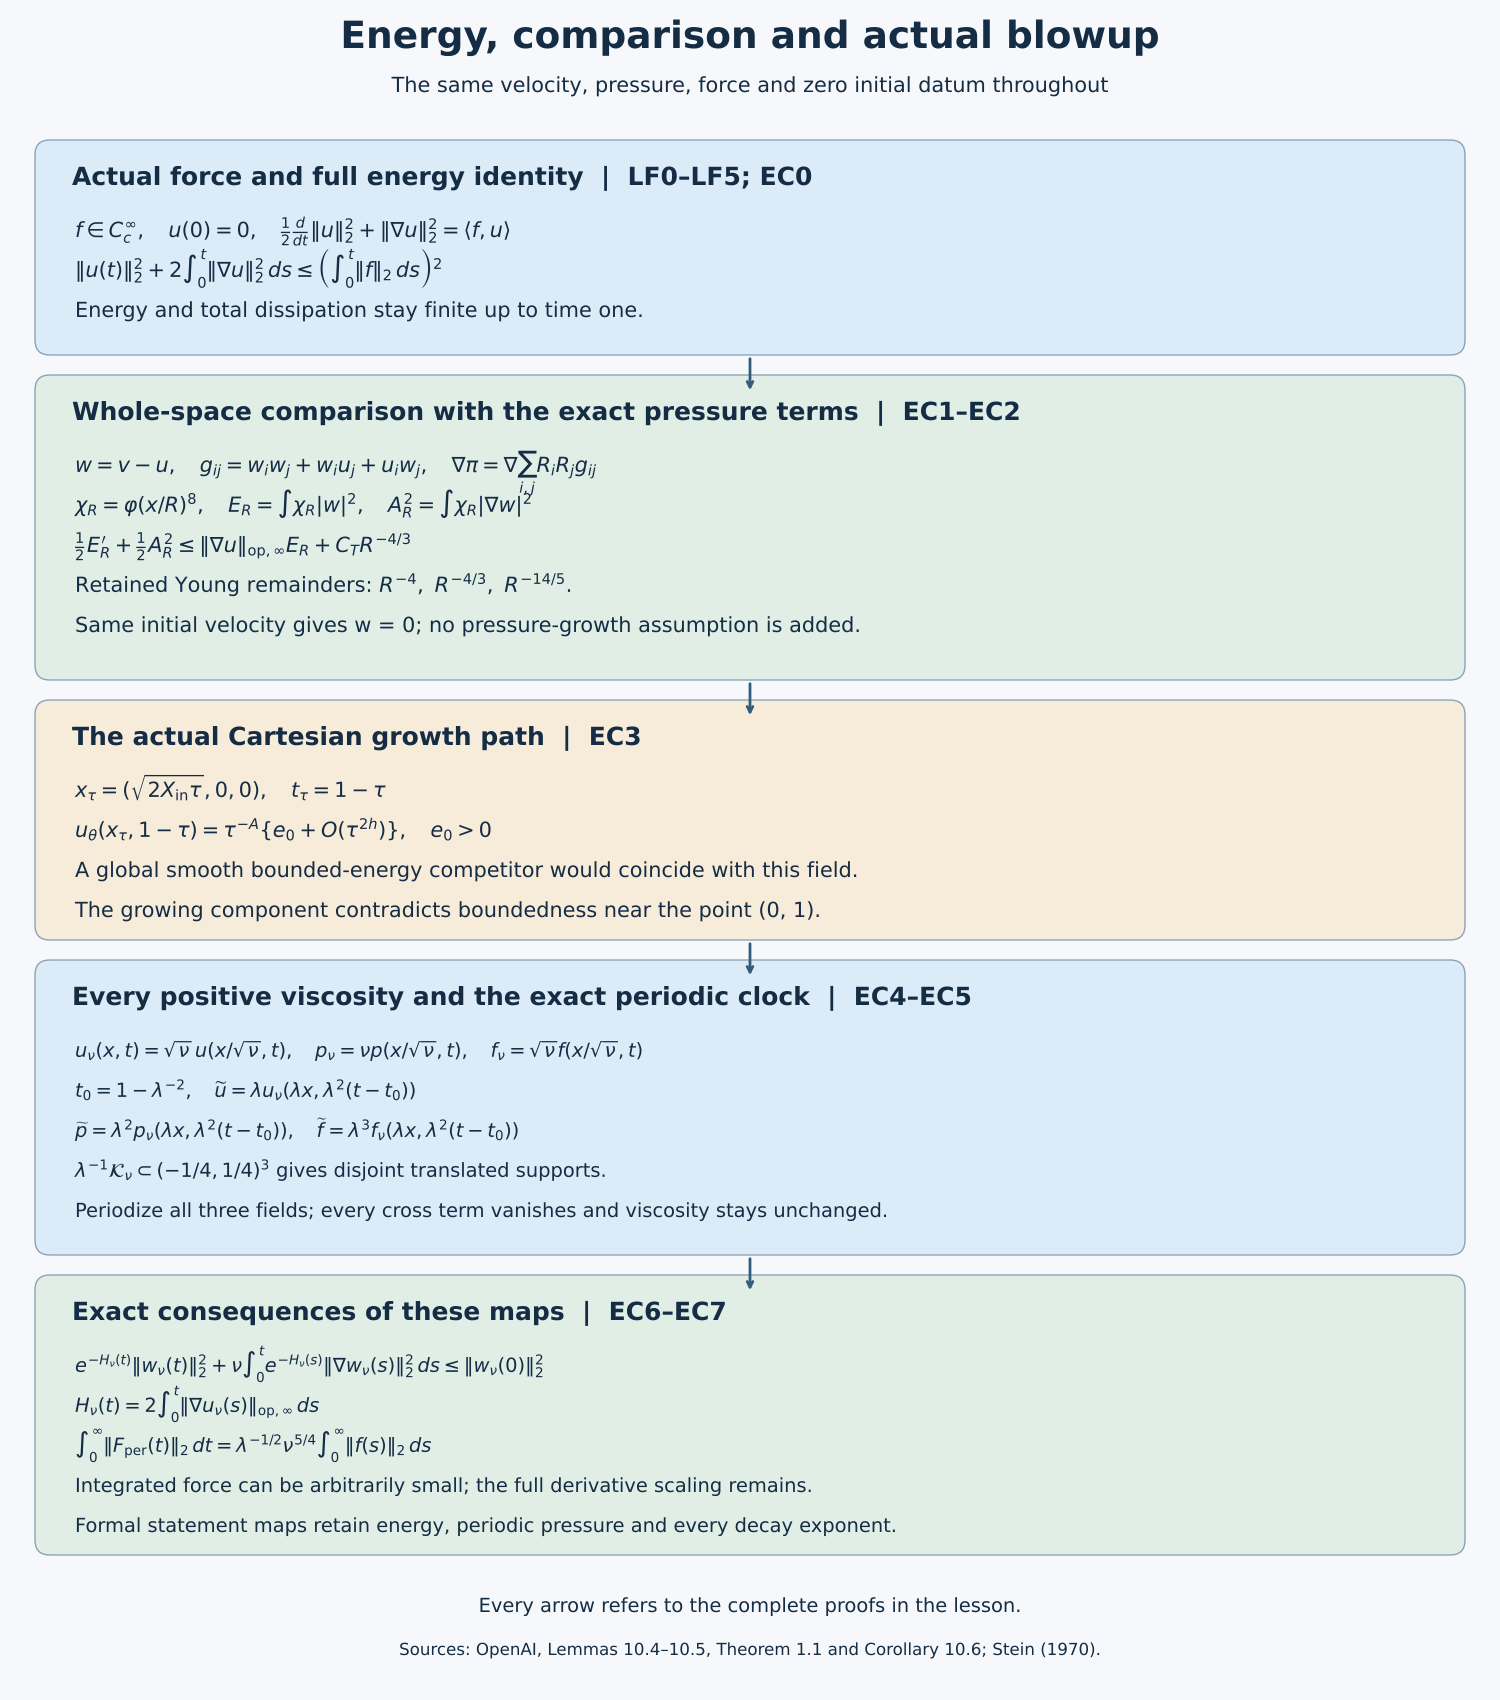

Here is the Python script that generated this plot:
"""Exact energy, comparison and blowup implications, EC0–EC7. CC0."""
from pathlib import Path
import re
import matplotlib
matplotlib.use('Agg')
import matplotlib.pyplot as plt
from matplotlib.patches import FancyBboxPatch
P=Path(__file__).resolve().parent
plt.rcParams.update({'font.family':'DejaVu Sans','svg.fonttype':'path','mathtext.fontset':'dejavusans'})
fig,ax=plt.subplots(figsize=(15,17),dpi=100)
fig.patch.set_facecolor('#f6f8fb');ax.set_xlim(0,15);ax.set_ylim(0,17);ax.axis('off')
ink='#142c44';blue='#dcebf8';green='#e0eee6';gold='#f7ebd9'
ax.text(7.5,16.52,'Energy, comparison and actual blowup',ha='center',fontsize=27,color=ink,weight='bold')
ax.text(7.5,16.08,'The same velocity, pressure, force and zero initial datum throughout',ha='center',fontsize=15,color=ink)
def box(y,h,title,lines,color,size=15):
    ax.add_patch(FancyBboxPatch((.45,y),14.1,h,boxstyle='round,pad=0.10,rounding_size=0.15',facecolor=color,edgecolor='#8aa2b5'))
    ax.text(.72,y+h-.35,title,fontsize=18,color=ink,weight='bold')
    for k,line in enumerate(lines):ax.text(.75,y+h-.87-k*.40,line,fontsize=size,color=ink)
def arrow(y):ax.annotate('',xy=(7.5,y-.33),xytext=(7.5,y+.04),arrowprops=dict(arrowstyle='->',color='#335c7b',lw=2))
box(13.55,1.95,'Actual force and full energy identity  |  LF0–LF5; EC0',[
    r'$f\in C_c^\infty,\quad u(0)=0,\quad \frac{1}{2}\frac{d}{dt}\|u\|_2^2+\|\nabla u\|_2^2=\langle f,u\rangle$',
    r'$\|u(t)\|_2^2+2\int_0^t\|\nabla u\|_2^2\,ds\leq\left(\int_0^t\|f\|_2\,ds\right)^2$',
    'Energy and total dissipation stay finite up to time one.'],blue)
arrow(13.4)
box(10.3,2.85,'Whole-space comparison with the exact pressure terms  |  EC1–EC2',[
    r'$w=v-u,\quad g_{ij}=w_iw_j+w_iu_j+u_iw_j,\quad \nabla\pi=\nabla\sum_{i,j}R_iR_jg_{ij}$',
    r'$\chi_R=\varphi(x/R)^8,\quad E_R=\int\chi_R|w|^2,\quad A_R^2=\int\chi_R|\nabla w|^2$',
    r'$\frac{1}{2}E_R^{\prime}+\frac{1}{2}A_R^2\leq\|\nabla u\|_{\mathrm{op},\infty}E_R+C_TR^{-4/3}$',
    r'Retained Young remainders: $R^{-4},\ R^{-4/3},\ R^{-14/5}$.',
    'Same initial velocity gives w = 0; no pressure-growth assumption is added.'],green)
arrow(10.15)
box(7.7,2.2,'The actual Cartesian growth path  |  EC3',[
    r'$x_\tau=(\sqrt{2X_{\rm in}\tau},0,0),\quad t_\tau=1-\tau$',
    r'$u_\theta(x_\tau,1-\tau)=\tau^{-A}\{e_0+O(\tau^{2h})\},\quad e_0>0$',
    'A global smooth bounded-energy competitor would coincide with this field.',
    'The growing component contradicts boundedness near the point (0, 1).'],gold)
arrow(7.55)
box(4.55,2.75,'Every positive viscosity and the exact periodic clock  |  EC4–EC5',[
    r'$u_\nu(x,t)=\sqrt{\nu}\,u(x/\sqrt{\nu},t),\quad p_\nu=\nu p(x/\sqrt{\nu},t),\quad f_\nu=\sqrt{\nu} f(x/\sqrt{\nu},t)$',
    r'$t_0=1-\lambda^{-2},\quad \widetilde u=\lambda u_\nu(\lambda x,\lambda^2(t-t_0))$',
    r'$\widetilde p=\lambda^2p_\nu(\lambda x,\lambda^2(t-t_0)),\quad \widetilde f=\lambda^3f_\nu(\lambda x,\lambda^2(t-t_0))$',
    r'$\lambda^{-1}\mathcal{K}_\nu\subset(-1/4,1/4)^3$ gives disjoint translated supports.',
    'Periodize all three fields; every cross term vanishes and viscosity stays unchanged.'],blue,size=14)
arrow(4.4)
box(1.55,2.6,'Exact consequences of these maps  |  EC6–EC7',[
    r'$e^{-H_\nu(t)}\|w_\nu(t)\|_2^2+\nu\int_0^t e^{-H_\nu(s)}\|\nabla w_\nu(s)\|_2^2\,ds\leq\|w_\nu(0)\|_2^2$',
    r'$H_\nu(t)=2\int_0^t\|\nabla u_\nu(s)\|_{\mathrm{op},\infty}\,ds$',
    r'$\int_0^\infty\|F_{\rm per}(t)\|_2\,dt=\lambda^{-1/2}\nu^{5/4}\int_0^\infty\|f(s)\|_2\,ds$',
    'Integrated force can be arbitrarily small; the full derivative scaling remains.',
    'Formal statement maps retain energy, periodic pressure and every decay exponent.'],green,size=14)
ax.text(7.5,.88,'Every arrow refers to the complete proofs in the lesson.',ha='center',fontsize=14,color=ink)
ax.text(7.5,.45,'Sources: OpenAI, Lemmas 10.4–10.5, Theorem 1.1 and Corollary 10.6; Stein (1970).',ha='center',fontsize=12,color=ink)
fig.subplots_adjust(left=0,right=1,bottom=0,top=1)
fig.savefig(P/'energy-comparison-and-blowup.svg');fig.savefig(P/'energy-comparison-and-blowup.png');plt.close(fig)
p=P/'energy-comparison-and-blowup.svg'
p.write_text(re.sub(r'width="1080pt" height="1224pt"','width="1500" height="1700"',p.read_text(encoding='utf8')),encoding='utf8')
